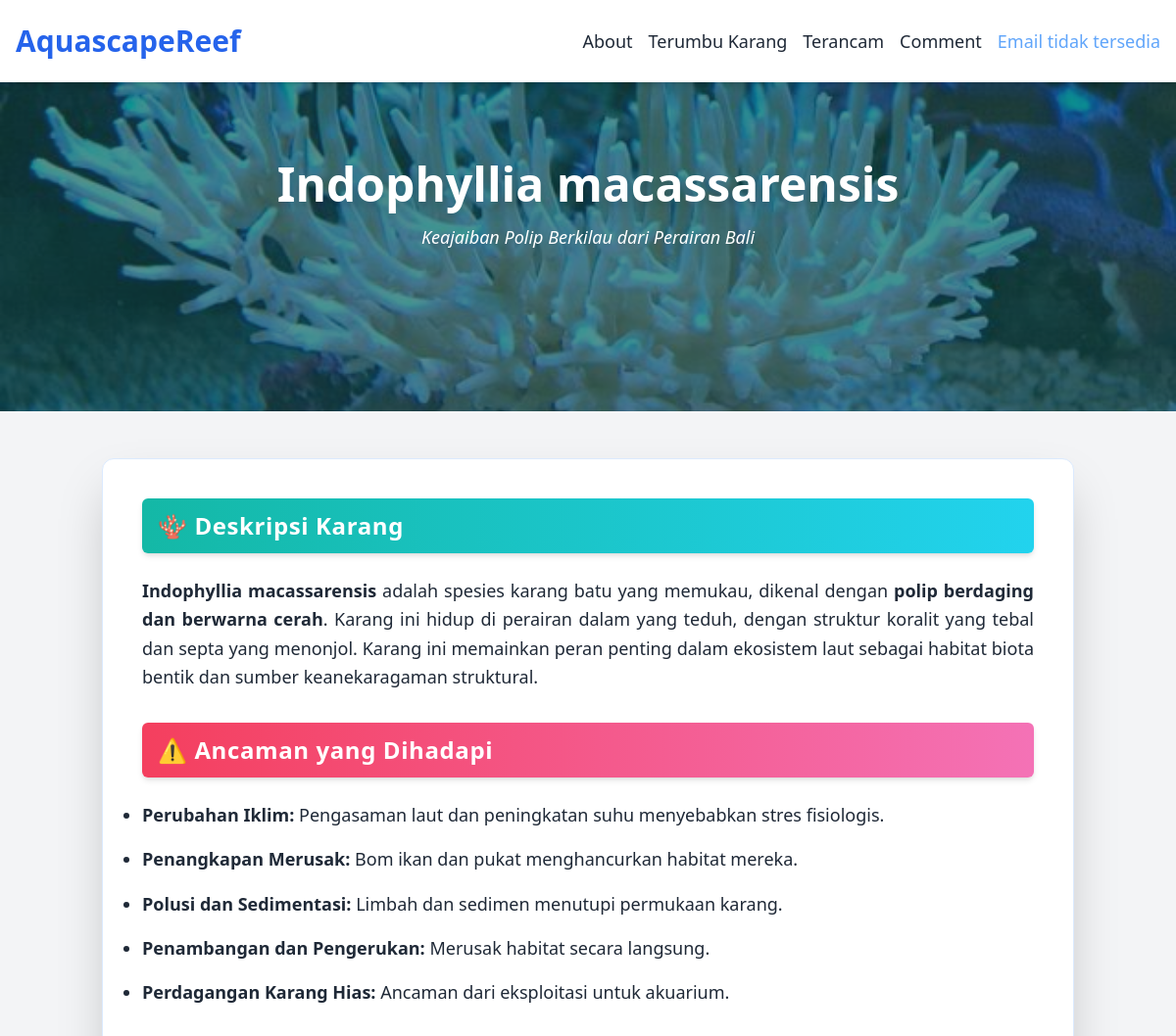
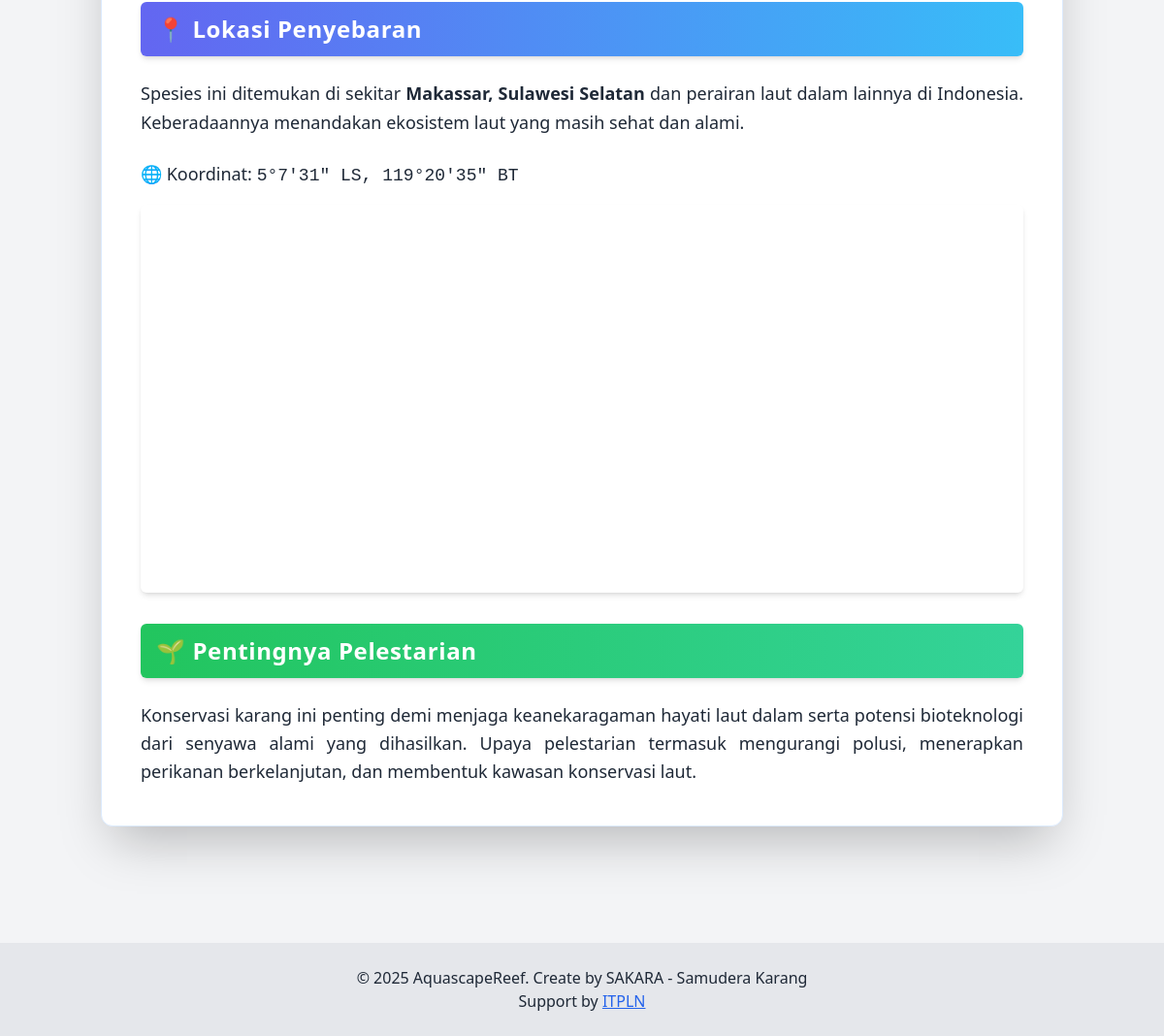
Page /detail_terumbu.php?link_coral=Indophyllia (signed in) on the committed database (2 pictures, top to bottom).
### tables this page shows
CREATE TABLE `corals` (
  `id` int(11) NOT NULL AUTO_INCREMENT,
  `name` varchar(50) NOT NULL,
  `tagline` varchar(100) DEFAULT NULL,
  `img` varchar(100) DEFAULT NULL,
  `link` varchar(100) DEFAULT NULL,
  `desc_small` text DEFAULT NULL,
  `desc_html` text DEFAULT NULL,
  `ancaman_html` text DEFAULT NULL,
  `lokasi_html` text DEFAULT NULL,
  `lokasi_coordinate_txt` varchar(50) DEFAULT NULL,
  `lokasi_iframe_url` varchar(100) DEFAULT NULL,
  `pelestarian_html` text DEFAULT NULL,
  PRIMARY KEY (`id`)
);

### _data_corals.php (called while the page is built, shortened)
<?php
include '_util_koneksi.php';
$nama_coral = $_GET['link_coral'] ?? '';
$id = $_GET['cid'] ?? -1;
$corals = [];
if ($nama_coral == '' && $id < 0) {
  $stmt = $conn->prepare("SELECT * FROM corals");
  $stmt->execute();
  $result = $stmt->get_result();
  while ($row = $result->fetch_assoc()) {
    $corals[] = $row;
  }
} else {
  $stmt = $conn->prepare("SELECT * FROM corals WHERE link = ?");
  $stmt->bind_param("s", $nama_coral);
  $stmt->execute();
  $result = $stmt->get_result();
  while ($row = $result->fetch_assoc()) {
    $corals[] = $row;
  }
}

### detail_terumbu.php (the view, shortened to what this page needs)
<?php
include "_data_corals.php";
$coral = $corals[0];
?>
<!DOCTYPE html>
<html lang="id">
<head>
  <?php include '_layout_headscript.php' ?>
</head>
<body id="top" class="bg-gray-100 text-gray-800 font-sans">
  <?php include '_layout_navbar.php' ?>
  <div class="absolute top-0 left-0 w-full h-full -z-10 overflow-hidden">
  </div>
  <header class="relative w-full h-[420px] bg-cover bg-center text-white flex items-center justify-center"
    style="background-image: url('karang.jpg');">
    <div class="absolute inset-0 bg-teal-900/60"></div>
    <div class="relative z-10 text-center px-4">
      <h1 class="text-4xl md:text-5xl font-bold drop-shadow-lg"><?= $coral['name'] ?></h1>
      <p class="mt-4 text-lg italic drop-shadow-sm"><?= $coral['tagline'] ?? "" ?></p>
    </div>
  </header>
  <main class="pt-12 pb-20 px-4 max-w-5xl mx-auto">
    <div class="bg-white p-6 md:p-10 shadow-2xl rounded-xl border border-blue-100">
      <div class="mb-6 rounded-md bg-gradient-to-r from-teal-500 to-cyan-400 px-4 py-3 shadow-md">
        <h2 class="text-white text-2xl font-bold tracking-wide">🪸 Deskripsi Karang</h2>
      </div>
      <div class="text-lg leading-relaxed text-justify mb-8">
        <?= $coral['desc_html'] ?>
</div>
      <div class="mb-6 rounded-md bg-gradient-to-r from-rose-500 to-pink-400 px-4 py-3 shadow-md">
        <h2 class="text-white text-2xl font-bold tracking-wide">⚠️ Ancaman yang Dihadapi</h2>
      </div>
      <div class="text-lg leading-relaxed text-justify mb-8">
        <?= $coral['ancaman_html'] ?>
      </div>
      <div class="mb-6 rounded-md bg-gradient-to-r from-indigo-500 to-sky-400 px-4 py-3 shadow-md">
        <h2 class="text-white text-2xl font-bold tracking-wide">📍 Lokasi Penyebaran</h2>
      </div>
      <div class="text-lg leading-relaxed text-justify mb-6">
        <?= $coral['lokasi_html'] ?>
      </div>
      <p class="text-lg mb-4">
        🌐 Koordinat: <code><?= $coral['lokasi_coordinate_txt'] ?></code>
      </p>
      <div class="mb-8">
        <iframe
          src="<?= $coral['lokasi_iframe_url'] ?>"
          width="100%"
          height="400"
          style="border:0;"
          allowfullscreen=""
          loading="lazy"
          class="rounded-md shadow-md">
        </iframe>
      </div>
      <div class="mb-6 rounded-md bg-gradient-to-r from-green-500 to-emerald-400 px-4 py-3 shadow-md">
        <h2 class="text-white text-2xl font-bold tracking-wide">🌱 Pentingnya Pelestarian</h2>
      </div>
      <div class="text-lg leading-relaxed text-justify">
        <?= $coral['pelestarian_html'] ?>
      </div>
    </div>
  </main>
  <?php include "_layout_footer.php" ?>
</body>
</html>

### rows in the picture
corals: name "Indophyllia macassarensis", tagline "Keajaiban Polip Berkilau dari Perairan Bali", desc_html "Indophyllia macassarensis adalah spesies karang batu yang memukau, dikenal dengan polip berdaging dan berwarna cerah . Karang ini hidup di perairan dalam yang teduh, dengan struktur koralit yang tebal dan septa yang menonjol. Karang ini memainkan peran penting dalam ekosistem laut sebagai habitat biota bentik dan sumber keanekaragaman struktural.", ancaman_html "Perubahan Iklim: Pengasaman laut dan peningkatan suhu menyebabkan stres fisiologis. Penangkapan Merusak: Bom ikan dan pukat menghancurkan habitat mereka. Polusi dan Sedimentasi: Limbah dan sedimen menutupi permukaan karang. Penambangan dan Pengerukan: Merusak habitat secara langsung. Perdagangan Karang Hias: Ancaman dari eksploitasi untuk akuarium.", lokasi_html "Spesies ini ditemukan di sekitar Makassar, Sulawesi Selatan dan perairan laut dalam lainnya di Indonesia. Keberadaannya menandakan ekosistem laut yang masih sehat dan alami.", lokasi_coordinate_txt "5°7'31″ LS, 119°20'35″ BT", pelestarian_html "Konservasi karang ini penting demi menjaga keanekaragaman hayati laut dalam serta potensi bioteknologi dari senyawa alami yang dihasilkan. Upaya pelestarian termasuk mengurangi polusi, menerapkan perikanan berkelanjutan, dan membentuk kawasan konservasi laut."

### other values in the picture
$_SESSION['user']['name'] "Email tidak tersedia"
